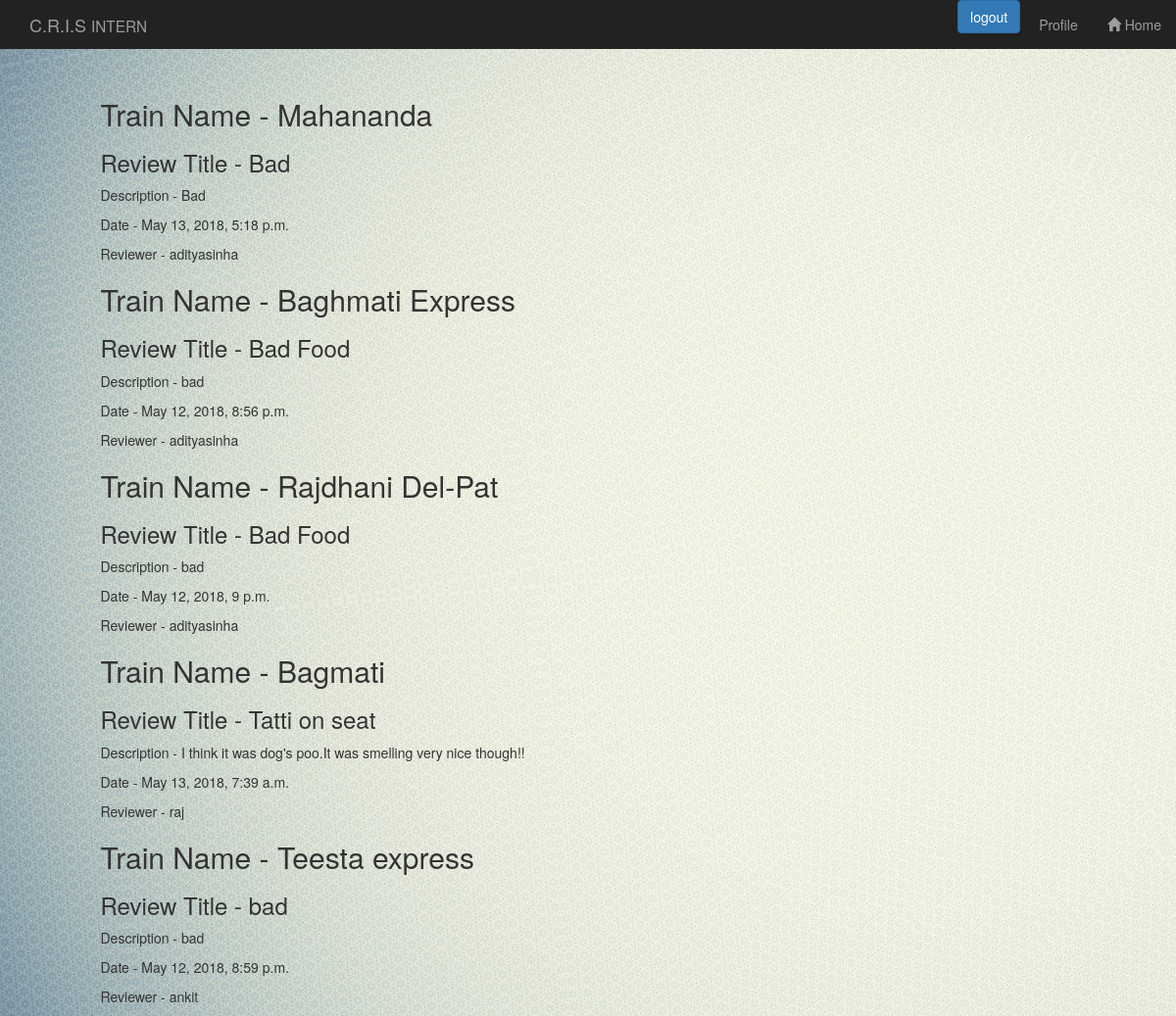
Page /Passengers/PassengerProfile/ (signed in) on the committed database.
### Passengers/models.py (models this page shows, shortened)
class PassengerReview(models.Model):
    trainName = models.CharField(max_length=100)
    title = models.CharField(max_length=100)
    body = models.TextField()
    date = models.DateTimeField(auto_now_add=True)
    doc_image = models.ImageField(default='default.png', blank=True)
    author = models.ForeignKey(User, default=None)

### Passengers/views.py (the view)
@login_required(login_url="../../Passengers/PassengerLogin/")
def profile(request):
    instanceReview = PassengerReview.objects.all().order_by('title')
    return render(request, 'Passengers/profile.html', {'review': instanceReview})

### Passengers/templates/Passengers/profile.html (shortened to what this page needs)
{% load static from staticfiles %}
<html lang="en">
<head>
    <link rel="stylesheet" href="https://maxcdn.bootstrapcdn.com/bootstrap/3.3.7/css/bootstrap.min.css">
</head>
<body>
    <nav class="nav navbar-inverse navbar-fixed-top">
        <div class="container-fluid">
            <div class="navbar-header">
                <a class="navbar-brand">
                    C.R.I.S <small> INTERN</small>
                </a>
            </div>
            {% if user.is_authenticated %}
            <ul class="nav navbar-nav navbar-right">
                <li>
                    <form action="{% url 'Passengers:logout_view' %}" method="post">
                        <button type="submit" class="btn btn-primary">logout</button>
                    </form>
                </li>
                <li><a href="/Passengers/PassengerProfile/"> Profile</a></li>
                <li><a href=" {% url 'index' %} "><span class="glyphicon glyphicon-home"></span> Home</a></li>
            </ul>
            {% else %}
            <ul class="nav navbar-nav navbar-right">
                <li><a href="/Passengers/PassengerSignup/"><span class="glyphicon glyphicon-user"></span> Sign Up</a></li>
                <li><a href="/Passengers/PassengerLogin/"><span class="glyphicon glyphicon-log-in"></span> Login</a></li>
            </ul>
            {% endif %}
        </div>
    </nav>
    <div class="row" style="background-image:url('{% static 'light5.jpg' %}');">
        <div class="col-md-5">
            <br><br><br><br>
            {% for i in review %}
                <h2>Train Name - {{i.trainName }}</h2>
                <h3>Review Title - {{i.title }} </h3>
                <p>Description - {{i.body}} </p>
                <p>Date - {{i.date}} </p>
                <p>Reviewer - {{i.author}} </p>
            {% endfor %}
        </div>
    </div>
</body>
</html>

### Passengers/templates/Passengers/profile.html (style rules this page uses)
body { overflow-x: hidden; }

### rows in the picture
PassengerReview: trainName "Mahananda", title "Bad", body "Bad", date "May 13, 2018, 5:18 p.m.", author "adityasinha"
PassengerReview: trainName "Baghmati Express", title "Bad Food", body "bad", date "May 12, 2018, 8:56 p.m.", author "adityasinha"
PassengerReview: trainName "Rajdhani Del-Pat", title "Bad Food", body "bad", date "May 12, 2018, 9 p.m.", author "adityasinha"
PassengerReview: trainName "Bagmati", title "Tatti on seat", body "I think it was dog's poo.It was smelling very nice though!!", date "May 13, 2018, 7:39 a.m.", author "raj"
PassengerReview: trainName "Teesta express", title "bad", body "bad", date "May 12, 2018, 8:59 p.m.", author "ankit"
